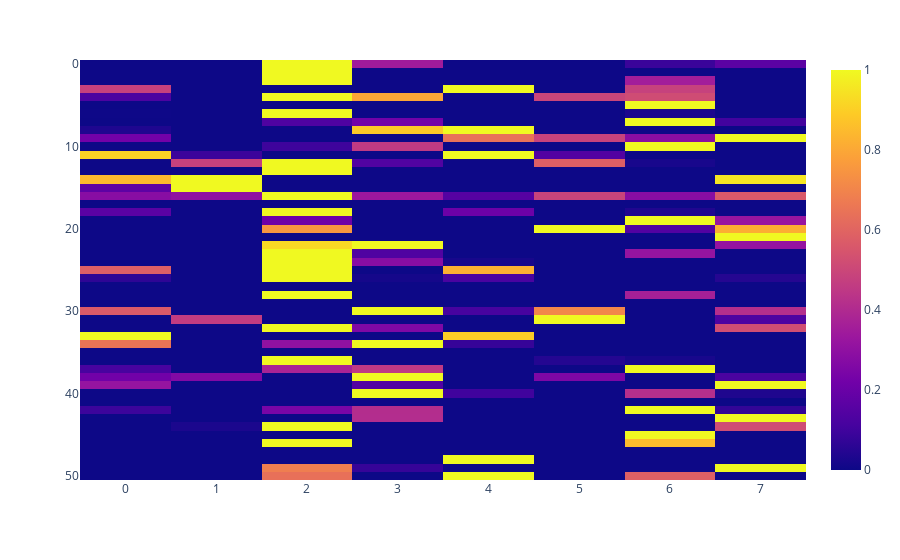

Notebook source saved alongside this figure:
### Code cell
# 0.5 threshold fraction
fig = px.imshow(mi_animation_arr[30], aspect='auto')
fig.show()

### Figure 1 — Plotly figure (JSON) as saved in the notebook; plotly's stock layout.template omitted (floating-point values rounded to 4 significant figures; data arrays with more than 128 entries replaced by an {"elided": "..."} marker saying what was removed)
{"data": [{"coloraxis": "coloraxis", "hovertemplate": "x: %{x}<br>y: %{y}<br>color: %{z}<extra></extra>", "name": "0", "type": "heatmap", "xaxis": "x", "yaxis": "y", "z": {"elided": "51x8 float values"}}], "layout": {"coloraxis": {"colorscale": [[0, "#0d0887"], [0.1111, "#46039f"], [0.2222, "#7201a8"], [0.3333, "#9c179e"], [0.4444, "#bd3786"], [0.5556, "#d8576b"], [0.6667, "#ed7953"], [0.7778, "#fb9f3a"], [0.8889, "#fdca26"], [1, "#f0f921"]]}, "margin": {"t": 60}, "xaxis": {"anchor": "y", "domain": [0, 1]}, "yaxis": {"anchor": "x", "autorange": "reversed", "domain": [0, 1]}}}
